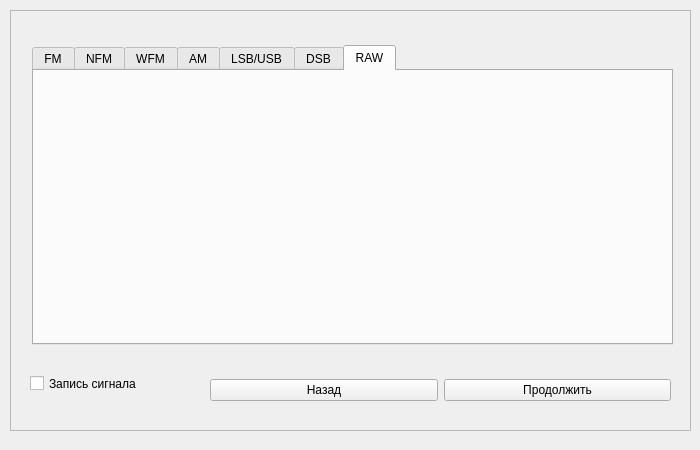
<?xml version="1.0" encoding="UTF-8"?>
<ui version="4.0">
 <class>SDR</class>
 <widget class="QWidget" name="SDR">
  <property name="geometry">
   <rect>
    <x>0</x>
    <y>0</y>
    <width>700</width>
    <height>450</height>
   </rect>
  </property>
  <property name="windowTitle">
   <string>Form</string>
  </property>
  <widget class="QFrame" name="frame">
   <property name="geometry">
    <rect>
     <x>10</x>
     <y>10</y>
     <width>681</width>
     <height>421</height>
    </rect>
   </property>
   <property name="frameShape">
    <enum>QFrame::StyledPanel</enum>
   </property>
   <property name="frameShadow">
    <enum>QFrame::Raised</enum>
   </property>
   <widget class="QTabWidget" name="tabWidget">
    <property name="geometry">
     <rect>
      <x>22</x>
      <y>35</y>
      <width>641</width>
      <height>300</height>
     </rect>
    </property>
    <property name="currentIndex">
     <number>6</number>
    </property>
    <widget class="QWidget" name="tab">
     <attribute name="title">
      <string>FM</string>
     </attribute>
     <widget class="QScrollArea" name="scrollArea_2">
      <property name="geometry">
       <rect>
        <x>0</x>
        <y>0</y>
        <width>641</width>
        <height>271</height>
       </rect>
      </property>
      <property name="widgetResizable">
       <bool>true</bool>
      </property>
      <widget class="QWidget" name="scrollAreaWidgetContents_2">
       <property name="geometry">
        <rect>
         <x>0</x>
         <y>0</y>
         <width>639</width>
         <height>269</height>
        </rect>
       </property>
       <widget class="QWidget" name="gridLayoutWidget">
        <property name="geometry">
         <rect>
          <x>0</x>
          <y>0</y>
          <width>611</width>
          <height>171</height>
         </rect>
        </property>
        <layout class="QGridLayout" name="gridLayout">
         <property name="sizeConstraint">
          <enum>QLayout::SetDefaultConstraint</enum>
         </property>
         <item row="0" column="0">
          <widget class="QLabel" name="label_10">
           <property name="text">
            <string>Частота семплирования</string>
           </property>
          </widget>
         </item>
         <item row="1" column="0">
          <widget class="QLabel" name="label_11">
           <property name="text">
            <string>Частота принимаемого сигнала</string>
           </property>
           <property name="textFormat">
            <enum>Qt::AutoText</enum>
           </property>
           <property name="scaledContents">
            <bool>true</bool>
           </property>
           <property name="wordWrap">
            <bool>true</bool>
           </property>
          </widget>
         </item>
         <item row="0" column="2">
          <widget class="QLabel" name="label">
           <property name="text">
            <string>Гц</string>
           </property>
          </widget>
         </item>
         <item row="0" column="1">
          <widget class="QComboBox" name="comboBox_sampl">
           <property name="editable">
            <bool>true</bool>
           </property>
          </widget>
         </item>
         <item row="1" column="2">
          <widget class="QLabel" name="label_2">
           <property name="text">
            <string>Гц</string>
           </property>
          </widget>
         </item>
         <item row="1" column="1">
          <widget class="QDoubleSpinBox" name="doubleSpinBox_freq">
           <property name="wrapping">
            <bool>true</bool>
           </property>
           <property name="buttonSymbols">
            <enum>QAbstractSpinBox::UpDownArrows</enum>
           </property>
           <property name="accelerated">
            <bool>true</bool>
           </property>
           <property name="maximum">
            <double>999.990000000000009</double>
           </property>
          </widget>
         </item>
        </layout>
       </widget>
      </widget>
     </widget>
    </widget>
    <widget class="QWidget" name="tab_2">
     <attribute name="title">
      <string>NFM</string>
     </attribute>
    </widget>
    <widget class="QWidget" name="tab_3">
     <attribute name="title">
      <string>WFM</string>
     </attribute>
    </widget>
    <widget class="QWidget" name="tab_4">
     <attribute name="title">
      <string>AM</string>
     </attribute>
    </widget>
    <widget class="QWidget" name="tab_5">
     <attribute name="title">
      <string>LSB/USB</string>
     </attribute>
    </widget>
    <widget class="QWidget" name="tab_6">
     <attribute name="title">
      <string>DSB</string>
     </attribute>
    </widget>
    <widget class="QWidget" name="tab_7">
     <attribute name="title">
      <string>RAW</string>
     </attribute>
    </widget>
   </widget>
   <widget class="QCheckBox" name="checkBox">
    <property name="geometry">
     <rect>
      <x>20</x>
      <y>360</y>
      <width>162</width>
      <height>27</height>
     </rect>
    </property>
    <property name="text">
     <string>Запись сигнала</string>
    </property>
   </widget>
   <widget class="QWidget" name="horizontalLayoutWidget">
    <property name="geometry">
     <rect>
      <x>200</x>
      <y>360</y>
      <width>461</width>
      <height>41</height>
     </rect>
    </property>
    <layout class="QHBoxLayout" name="horizontalLayout">
     <item>
      <widget class="QPushButton" name="cancel_button_4">
       <property name="text">
        <string>Назад</string>
       </property>
      </widget>
     </item>
     <item>
      <widget class="QPushButton" name="continue_button_4">
       <property name="text">
        <string>Продолжить</string>
       </property>
      </widget>
     </item>
    </layout>
   </widget>
  </widget>
 </widget>
 <resources/>
 <connections/>
</ui>
